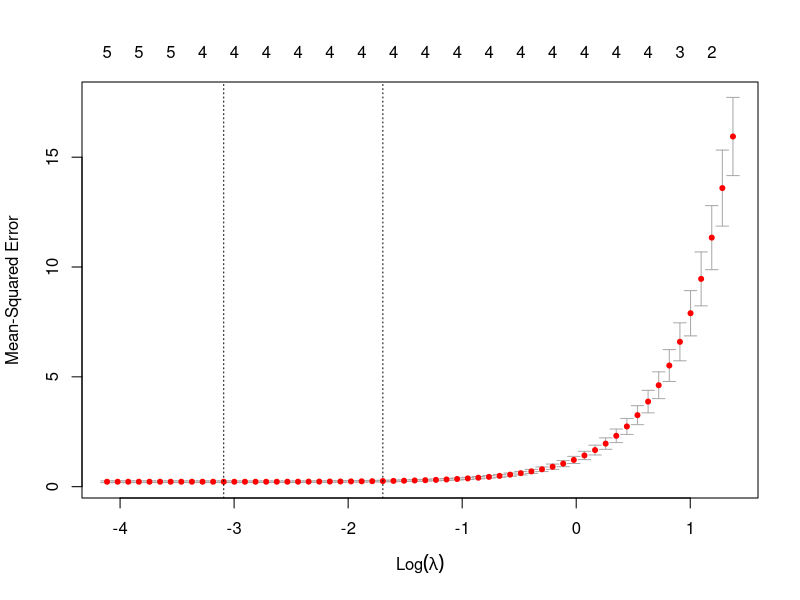
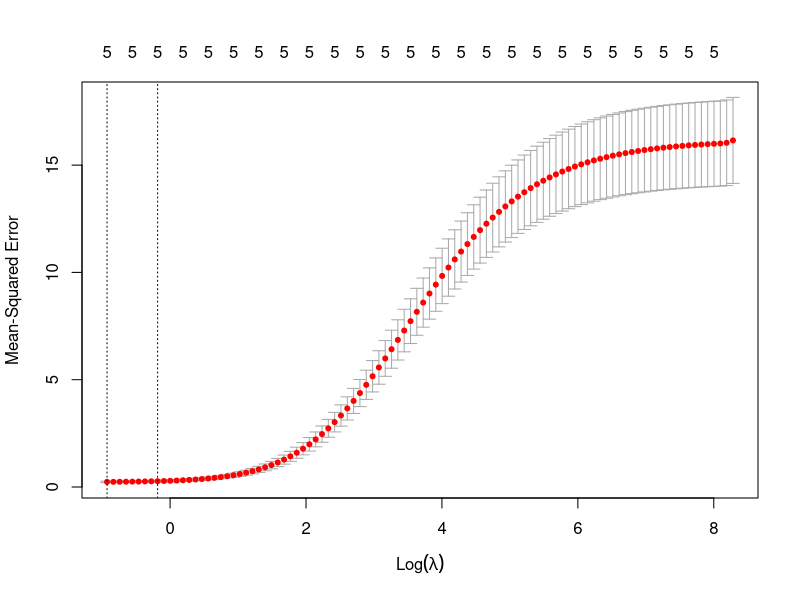

Recreate these plots in R, in order.
#L1 penalty in action
# performing LASSO and comparing it to OLS

#Libraries used
library(glmnet)
library(MASS)

set.seed(1234)
X <- mvrnorm(n = 200, mu = c(0, 0, 0, 0, 0),
             Sigma = matrix(c(
               1, .9999, .99, .99, .10,
               .9999, 1, .99, .99, .10,
               .99, .99, 1, .99, .10,
               .99, .99, .99, 1, .10,
               .10, .10, .10, .10, 1
             ), ncol = 5))

y <- rnorm(200, 3 + X %*% matrix(c(1, 1, 1, 1, 0)), .5)

# Fit an OLS over the first 100 cases
m.ols <- lm(y[1:100] ~ X[1:100, ])


#using cross validation to get lambda, hypertune from there
#alpha = 1 is LASSO, alpha = 0 is ridge
m.lasso.cv <- cv.glmnet(X[1:100, ], y[1:100], alpha = 1)

#plot to see the MSE for a given lambda, numbers above plot are number of variables not zero
plot(m.lasso.cv)

#always plot and observe
#when penalty gets too high, cv model error gets high
#lasso seems to do well with LOW LAMBDA values, indicating that it is not that useful
#does not improve generalizability by dropping more variables 
#Hence, does not help improve the out of sample performance

#omparing coefficients of OLS and LASSO

compare <- cbind(OLS = coef(m.ols), LASSO = coef(m.lasso.cv))
compare

#Notice that the OLS coefficients are noisier and LASSO predictor 5 coef is penalized to zero
#Bear in mind that the true intercept and coefficients are 3,1,1,1,0
#OLS has too low values for predictors and LASSO is more accurate for each


#L2 Regularization, Ridge
# use cv.glmnet() and alpha = 0
m.ridge.cv <- cv.glmnet(X[1:100, ], y[1:100], alpha = 0)

plot(m.ridge.cv)

#again, clear that when penalty gets too high, the MSE of CV increases
#seems to do well with lower lambda values, indicating that L2 might not be useful
# to improve generalizability or improve out of sample performance

#combining OLS, L1, L2

cbind(OLS = coef(m.ols), LASSO = coef(m.lasso.cv)[ ,1], RIDGE = coef(m.ridge.cv)[, 1], TRUE_VALUES = c(3,1,1,1,1,0))

#all ridge values are slightly shrunken but closest to true values among all
# despite not shrinking the last term to 0 